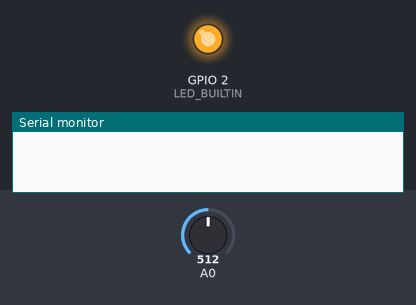
The sketch below on a simulated ESP8266 (Wemos D1 mini). Shown: output pins drawn as LEDs (lit = HIGH, except the on-board LED, lit = LOW), the last lines printed to the serial monitor. The test bench sets the inputs (shaded band); at power-on: A0 = 512. WiFi joins after 1.5 s; servers stay silent unless stated; uploads are accepted with an empty reply; pins used as bus, display or sensor lines are not drawn.

Above: at 0.0 s.
At 3.7 s:
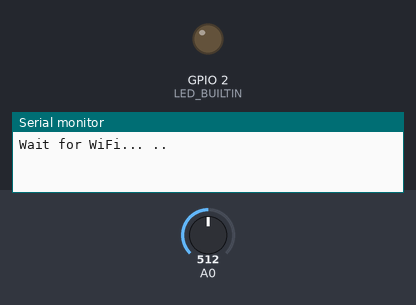
Timing chart, 0 to 5.2 s (numbered marks = the images above):
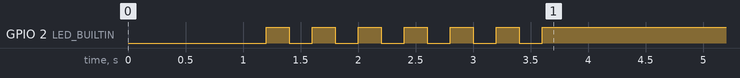

The sketch:

ServerWifi_Client.ino
```cpp
/*
    This sketch sends a string to a TCP server, and prints a one-line response.
    You must run a TCP server in your local network.
    For example, on Linux you can use this command: nc -v -l 3000
*/

#include <ESP8266WiFi.h>

#ifndef STASSID
#define STASSID "ESPap"
#define STAPSK  ""
#endif

const char* ssid     = STASSID;
const char* password = STAPSK;

const char* host = "192.168.4.1";
const uint16_t port = 80;

struct joystickValues {
  int x1;  int y1; bool btn1;
  int x2;  int y2; bool btn2;
};

const int Joy1x = 13;
const int Joy1y = 12;
const int Joy2x = 14;
const int Joy2y = 16;

unsigned long lastTime = 0;
unsigned long timerDelay = 200;  // send readings timer

// Use WiFiClient class to create TCP connections
WiFiClient client;

void blink() {
  digitalWrite(LED_BUILTIN, LOW);
  delay(200);
  digitalWrite(LED_BUILTIN, HIGH);
  delay(200);
  digitalWrite(LED_BUILTIN, LOW);
}

void setup() {
  pinMode(LED_BUILTIN, OUTPUT);
  Serial.begin(115200);
  delay(1000);
  blink();
  blink();
  blink();

  // We start by connecting to a WiFi network
  WiFi.mode(WIFI_STA);
  WiFi.begin(ssid, password);

  blink();
  blink();

  Serial.println();
  Serial.println();
  Serial.print("Wait for WiFi... ");

  while (WiFi.status() != WL_CONNECTED) {
    Serial.print(".");
    digitalWrite(LED_BUILTIN, LOW);
    delay(200);
    digitalWrite(LED_BUILTIN, HIGH);
    delay(200);
  }

  Serial.println("");
  Serial.println("WiFi connected");
  Serial.println("IP address: ");
  Serial.println(WiFi.localIP());
//WiFi.setAutoReconnect(true);
//WiFi.persistent(true);

  delay(500);

  Serial.println("Init Pins");

  pinMode(Joy1x, OUTPUT);
  pinMode(Joy1y, OUTPUT);
  pinMode(Joy2x, OUTPUT);
  pinMode(Joy2y, OUTPUT);
  digitalWrite(Joy1x, LOW);
  digitalWrite(Joy1y, LOW);
  digitalWrite(Joy2x, LOW);
  digitalWrite(Joy2y, LOW);


}

int readAnalogValue(int pin) {
  digitalWrite(pin, HIGH);
  int a = analogRead(A0);
  //  delay(5);
  digitalWrite(pin, LOW);
  return a;
}

struct joystickValues read_joystick()
{
  struct joystickValues values;

  /////////////////////////////////////////////////////////////////////
  values.x1 = readAnalogValue(Joy1x);
  values.y1 = readAnalogValue(Joy1y);
  values.btn1 = false; // digitalRead()
  /////////////////////////////////////////////////////////////////////
  values.x2 = readAnalogValue(Joy2x);
  values.y2 = readAnalogValue(Joy2y);
  values.btn2 = false; // digitalRead()
  /////////////////////////////////////////////////////////////////////

  return values;

}


void loop() {
  if ((millis() - lastTime) > timerDelay) {
  // Read value of command
  joystickValues values;

  values = read_joystick();


  if (!client.connect(host, port)) {
    Serial.println("connection failed");
    return;
    }
    digitalWrite(LED_BUILTIN, HIGH);

    // We now create a URI for the request. Something like /data/?sensor_reading=123
    String url = "/data/";
    url += "?x1=";
    url += values.x1;
    url += "&y1=";
    url += values.y1;
    url += "&x2=";
    url += values.x2;
    url += "&y2=";
    url += values.y2;

    // This will send the request to the server
    /*client.print(String("GET ") + url + " HTTP/1.1\r\n" +
                 "Host: " + host + "\r\n");*/
    client.print(String("GET ") + url + " HTTP/1.1\r\n" +
                 "Host: " + host + "\r\n" +
                 "Connection: close\r\n\r\n");

  unsigned long timeout = millis();
    while (client.available() == 0) {
      if (millis() - timeout > 500) {
        Serial.println(">>> Client Timeout !");
        digitalWrite(LED_BUILTIN, LOW);
        client.stop();
         while(true);
        return;
      }
    }

  lastTime = millis();
  }

}
```
